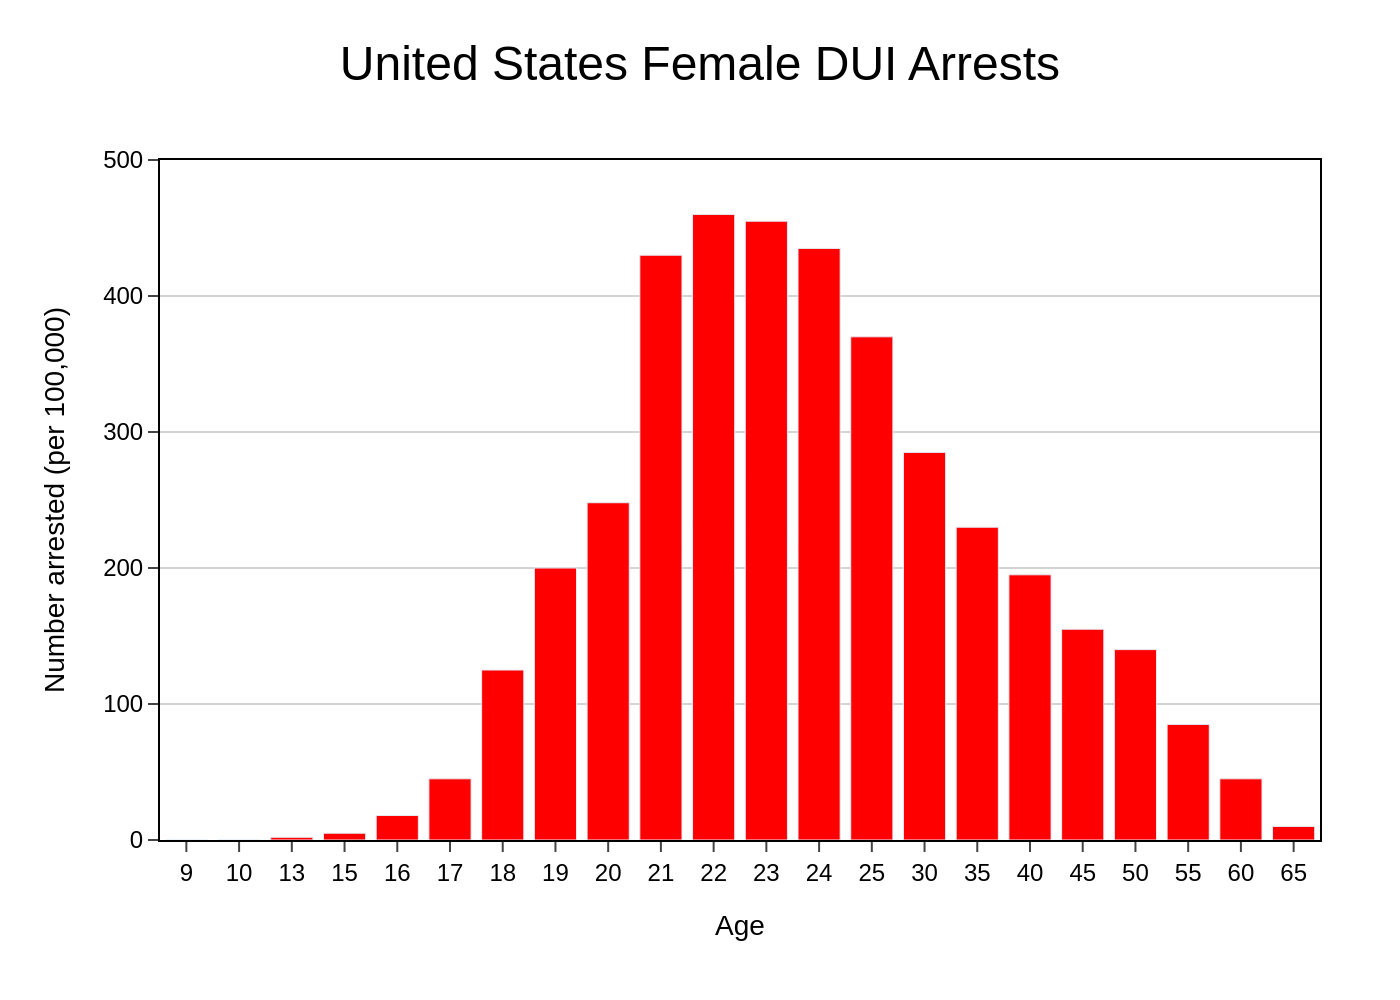

Write the Python code that produced this figure.
import sys
import json
import plotly.graph_objects as go
import os

# Check for command-line argument
if len(sys.argv) != 2:
    print("Usage: python recreate_chart.py <path_to_json_file>")
    sys.exit(1)

# Get the JSON file path from the command-line argument
json_path = sys.argv[1]

# Read and parse the JSON file
try:
    with open(json_path, 'r', encoding='utf-8') as f:
        chart_info = json.load(f)
except FileNotFoundError:
    print(f"Error: JSON file not found at {json_path}")
    sys.exit(1)
except json.JSONDecodeError:
    print(f"Error: Could not decode JSON from {json_path}")
    sys.exit(1)

# Extract data from the JSON object
chart_data = chart_info.get('chart_data', [])
texts = chart_info.get('texts', {})
colors = chart_info.get('colors', [])
chart_type = chart_info.get('chart_type')

# Create the figure
fig = go.Figure()

# Add the bar trace
if chart_type == 'bar' and chart_data:
    x_values = [d['x'] for d in chart_data]
    y_values = [d['y'] for d in chart_data]
    
    fig.add_trace(go.Bar(
        x=x_values,
        y=y_values,
        marker_color=colors[0] if colors else None,
        name='' # No legend entry
    ))

# Update layout
title_text = texts.get('title', '')
if texts.get('subtitle'):
    title_text += f"<br><sub>{texts['subtitle']}</sub>"

fig.update_layout(
    title=dict(
        text=title_text,
        x=0.5,
        font=dict(size=24)
    ),
    xaxis=dict(
        title_text=texts.get('x_axis_title'),
        type='category',
        showline=True,
        linewidth=1,
        linecolor='black',
        mirror=True,
        ticks='outside'
    ),
    yaxis=dict(
        title_text=texts.get('y_axis_title'),
        range=[0, 500],
        showgrid=True,
        gridcolor='#D3D3D3',
        showline=True,
        linewidth=1,
        linecolor='black',
        mirror=True,
        ticks='outside'
    ),
    font=dict(
        family="Arial",
        size=12,
        color="black"
    ),
    plot_bgcolor='white',
    paper_bgcolor='white',
    margin=dict(l=80, r=40, t=80, b=80),
    showlegend=False
)

# Generate output filename from JSON path
base_filename = os.path.splitext(os.path.basename(json_path))[0]
output_filename = f"{base_filename}.png"

# Save the figure as a PNG image
fig.write_image(output_filename, scale=2)

print(f"Chart saved as {output_filename}")
